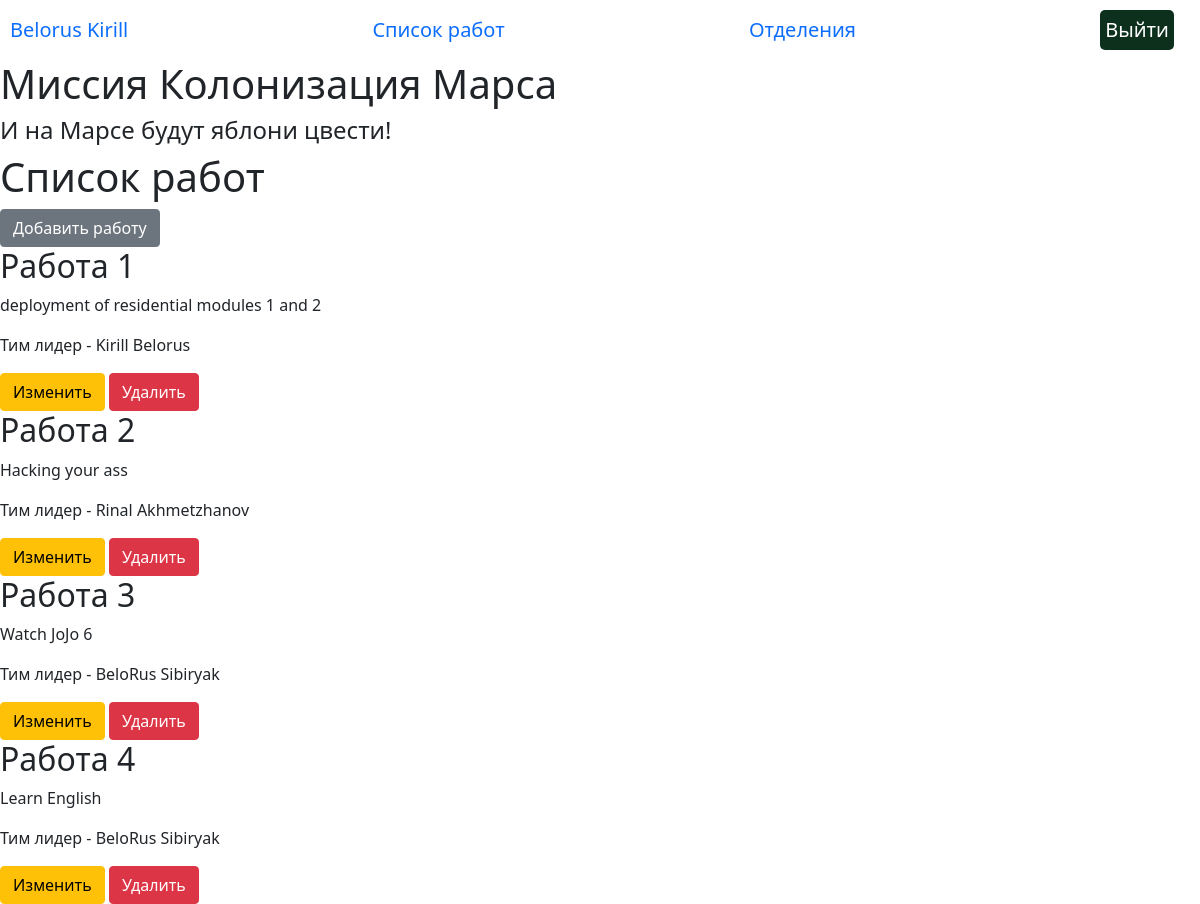
The page /job_list (signed in) on the database its author committed.
### data/__all_models.py (models this page shows, shortened)
class User(SqlAlchemyBase, UserMixin, SerializerMixin):
    __tablename__ = 'users'
    id = sqlalchemy.Column(sqlalchemy.Integer,
                           primary_key=True, autoincrement=True)
    name = sqlalchemy.Column(sqlalchemy.String, nullable=True)
    surname = sqlalchemy.Column(sqlalchemy.String, nullable=True)
    age = sqlalchemy.Column(sqlalchemy.String, nullable=True)
    position = sqlalchemy.Column(sqlalchemy.String, nullable=True)
    speciality = sqlalchemy.Column(sqlalchemy.String, nullable=True)
    address = sqlalchemy.Column(sqlalchemy.String, nullable=True)
    email = sqlalchemy.Column(sqlalchemy.String, unique=True,
                              index=True, nullable=True)
    hashed_password = sqlalchemy.Column(sqlalchemy.String, nullable=True)
    modified_date = sqlalchemy.Column(sqlalchemy.DateTime,
                                      default=datetime.datetime.now)
    city_from = sqlalchemy.Column(sqlalchemy.String)
    news = orm.relationship("News", back_populates='user')
    jobs = orm.relationship("Jobs", back_populates='user')
    department = orm.relationship("Department", back_populates='user')

class Jobs(SqlAlchemyBase, SerializerMixin):
    __tablename__ = 'jobs'
    id = sqlalchemy.Column(sqlalchemy.Integer,
                           primary_key=True, autoincrement=True)
    team_leader = sqlalchemy.Column(sqlalchemy.Integer, sqlalchemy.ForeignKey('users.id'))
    job = sqlalchemy.Column(sqlalchemy.String, nullable=True)
    work_size = sqlalchemy.Column(sqlalchemy.Integer)
    collaborators = sqlalchemy.Column(sqlalchemy.String, nullable=True)
    start_date = sqlalchemy.Column(sqlalchemy.DateTime)
    end_date = sqlalchemy.Column(sqlalchemy.DateTime)
    is_finished = sqlalchemy.Column(sqlalchemy.Boolean)
    user = orm.relationship('User', back_populates='jobs')

### main.py (the view)
@app.route('/job_list')
@login_required
def jobs():
    db_sess = create_session()
    job_list = db_sess.query(Jobs).all()
    return render_template('job_list.html', jobs=job_list, current_user=current_user)

### data/db_session.py (called while the page is built)
def create_session() -> Session:
    global __factory
    return __factory()

### main.py (called while the page is built)
@login_manager.user_loader
def load_user(user_id):
    db_sess = create_session()
    user = db_sess.query(User).get(user_id)
    return user

### templates/job_list.html
{% extends 'base.html' %}
{% block profession %}
<h1>Список работ</h1>
{% if current_user.is_authenticated %}
    <a href="jobs" class="btn btn-secondary">Добавить работу</a>
{% endif %}
{% for job in jobs %}
    <h2>Работа {{ loop.index }}</h2>
    <p> {{ job.job }} </p>
    <p> Тим лидер - {{ job.user.name }} {{ job.user.surname }}</p>
    {% if current_user.is_authenticated and (current_user == job.user or current_user.id == 1) %}
        <div>
            <a href="/jobs/{{ job.id }}" class="btn btn-warning">
                Изменить
            </a>
            <a href="/jobs_delete/{{ job.id }}" class="btn btn-danger">
                Удалить
            </a>
        </div>
    {% endif %}
{% endfor %}
{% endblock %}

### templates/base.html (shortened to what this page needs)
<!DOCTYPE html>
<html lang="en">
<head>
    <link rel="stylesheet" href={{url_for('static', filename="css/style.css" )}}>
    <link rel="stylesheet"
          href="https://cdn.jsdelivr.net/npm/bootstrap@5.0.0-beta1/dist/css/bootstrap.min.css"
>
</head>
<body>
<nav class="manage-panel">
    {% if current_user.is_authenticated %}
        <a class="navbar-brand" href="/">{{current_user.surname}} {{ current_user.name }}</a>
        <a class="navbar-brand" href="/job_list">Список работ</a>
        <a class="navbar-brand" href="/departments">Отделения</a>
        <a class="quit-button navbar-brand" href="/logout">Выйти</a>
    {% else %}
    <p>
        <a class="btn btn-primary " href="/register">Зарегистрироваться</a>
        <a class="btn btn-success" href="/login">Войти</a>
    </p>
    {% endif %}
</nav>
<h1>Миссия Колонизация Марса</h1>
<h4>И на Марсе будут яблони цвести!</h4>
<div class="content">
    {% block profession %}{% endblock %}
</div>
</body>
</html>

### static/css/style.css (style rules this page uses)
.manage-panel { margin: 10px; display: flex; justify-content: space-between; }
.quit-button { background-color: #0c301c; border-radius: 5px; padding: 0 5px; color: white; }

### rows shown on the page
User: surname "Belorus", name "Kirill"
Jobs: job "deployment of residential modules 1 and 2", user.name "Kirill", user.surname "Belorus"
Jobs: job "Hacking your ass", user.name "Rinal", user.surname "Akhmetzhanov"
Jobs: job "Watch JoJo 6", user.name "BeloRus", user.surname "Sibiryak"
Jobs: job "Learn English", user.name "BeloRus", user.surname "Sibiryak"
